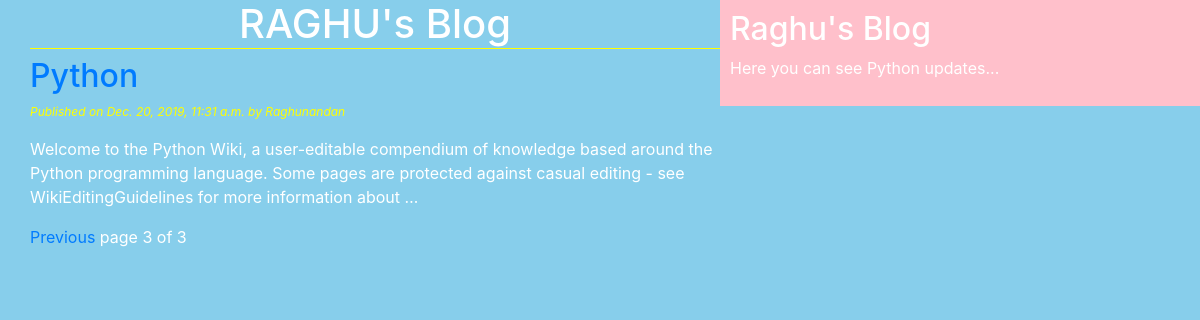
/?page=3, run on the app's committed database.
### blogapp/models.py (models this page shows, shortened)
class Post(models.Model):
    STATUS_CHOICES = (('draft', 'Draft'),('published','Published'))
    title = models.CharField(max_length = 250)
    slug = models.SlugField(max_length=250, unique_for_date = 'publish')
    author = models.ForeignKey(User, related_name='blog_posts', on_delete=models.CASCADE)
    body = models.TextField()
    publish = models.DateTimeField(default = timezone.now)
    created = models.DateTimeField(auto_now_add=True)
    updated = models.DateTimeField(auto_now=True)
    status = models.CharField(max_length = 10, choices = STATUS_CHOICES, default = 'draft')
    class Meta:
        ordering = ('-publish',)
    def get_absolute_url(self):
        return reverse('post_detail', args = [self.publish.year, self.publish.month, self.publish.day, self.slug])

### blogapp/views.py (the view)
# urls.py: path('', views.post_list_view),
def post_list_view(request):
    post_list = Post.objects.all()
    paginator = Paginator(post_list,2)
    page_number = request.GET.get('page')
    try:
        post_list = paginator.page(page_number)
    except PageNotAnInteger:
        post_list = paginator.page(1)
    except EmptyPage:
        post_list = paginator.page(paginator.num_pages)
    return render(request, 'blogapp/post_list.html',{'post_list':post_list})

### templates/blogapp/post_list.html (shortened to what this page needs)
<!DOCTYPE html>
{% extends 'blogapp/base.html' %}
{% block content%}
<h1>RAGHU's Blog </h1>
{% for post in post_list %}
    <a href="{{post.get_absolute_url}}"><h2>{{post.title}}</h2></a>
    <p id='date'>Published on {{post.publish}} by {{post.author|title}}</p>
    {{post.body|truncatewords:30|linebreaks}}
{% endfor %}
{% include 'blogapp/pagination.html' with page=post_list %}
{% endblock %}

### static/css/style.css (style rules this page uses)
h1 { text-align: center; border-bottom: 1px solid yellow; }
body { color: white; background: skyblue; }
#date { font-size: 12px; color: yellow; font-style: italic; }

### data on the page
Post: title "Python", publish "Dec. 20, 2019, 11:31 a.m.", author "Raghunandan", body "Welcome to the Python Wiki, a user-editable compendium of knowledge based around the Python programming language. Some pages are protected against casual editing - see WikiEditingGuidelines for more information about …"

### other printed values
{{ page.number }} "3"
{{ page.paginator.num_pages }} "3"
